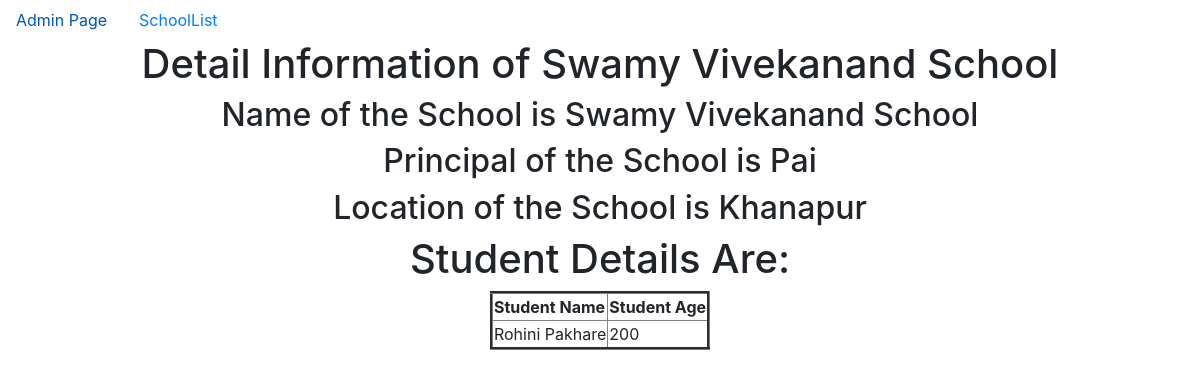
The app's page /1/, older data.
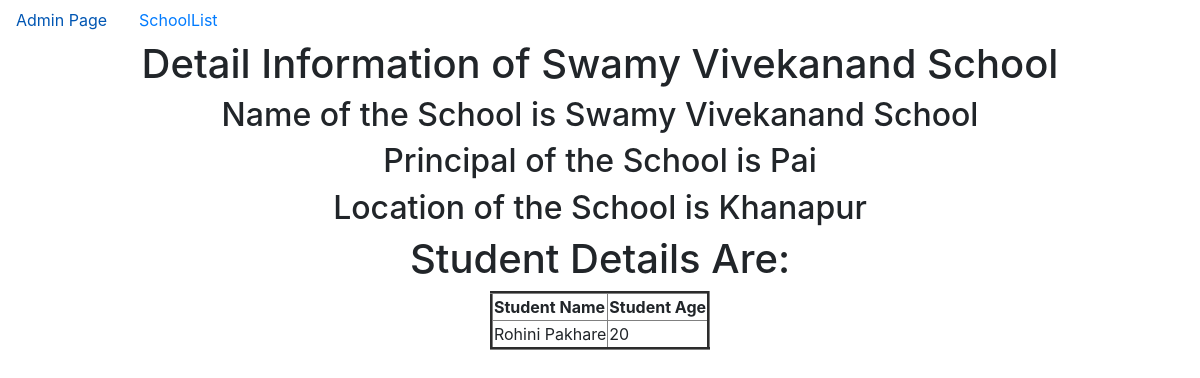
The same page, newer data.
### app/models.py (models this page shows, shortened)
class School(models.Model):
    sname=models.CharField(max_length=100)
    sprincipal=models.CharField(max_length=100)
    slocation=models.CharField(max_length=100)

class Student(models.Model):
    stname=models.CharField(max_length=100)
    stage=models.IntegerField()
    sname=models.ForeignKey(School,on_delete=models.CASCADE,related_name='students')

### app/views.py (the view)
# urls.py: re_path('(?P<pk>\d+)/',school_detail.as_view(),name='school_detail'),
class school_detail(DetailView):
    model=School
    context_object_name='sclobject'

### templates/app/school_detail.html (shortened to what this page needs)
{% extends 'app/dummy.html' %}
{% block body_block %}
<center>
    <h1>Detail Information of {{sclobject.sname}}</h1>
    <h2>Name of the School is {{sclobject.sname}}</h2>
    <h2>Principal of the School is {{sclobject.sprincipal}}</h2>
    <h2>Location of the School is {{sclobject.slocation}}</h2>
<h1>Student Details Are:</h1>
<table border="3px">
    <tr>
        <th>Student Name</th>
        <th>Student Age</th>
    </tr>
    {% for st in sclobject.students.all %}
    <tr>
        <td>{{st.stname}}</td>
        <td>{{st.stage}}</td>
    </tr>
    {% endfor %}
</table>
</center>
{% endblock %}

### templates/app/dummy.html (shortened to what this page needs)
<!doctype html>
<html lang="en">
  <head>
    <link rel="stylesheet" href="https://cdn.jsdelivr.net/npm/bootstrap@4.6.2/dist/css/bootstrap.min.css">
  </head>
  <body>
<nav class="nav">
    <a href="{% url 'admin:index' %}" class="nav-link">Admin Page</a>
    <a href="{% url 'school_list' %}" class="nav-link">SchoolList</a>
</nav>
{% block body_block %}
{% endblock %}
  </body>
</html>

Row changes from the older to the newer data that the page shows:
changed Student "Rohini Pakhare": stage "200" → "20"
